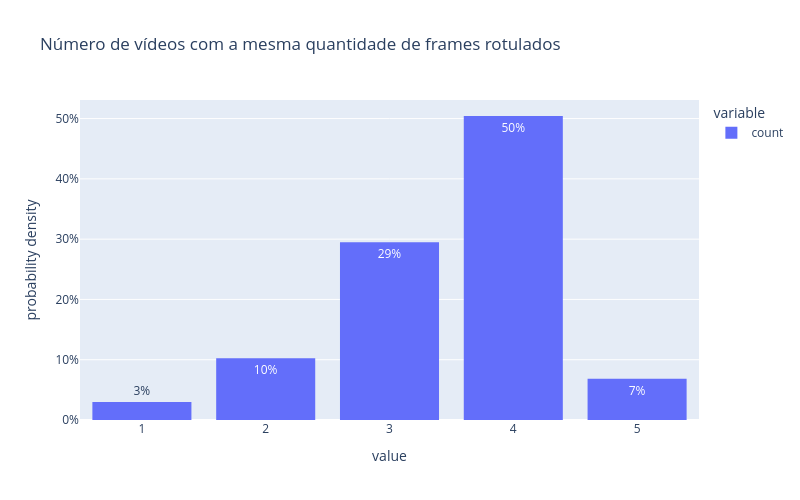

Here is the notebook cell this chart was saved with:
### Code cell
# Número de vídeos com a mesma quantidade de frames rotulados

fig = px.histogram(
    video_frame_df.video_id.value_counts(), 
    title='Número de vídeos com a mesma quantidade de frames rotulados',
    histnorm='probability density',
    text_auto=True
)


fig.update_layout(
    bargap=0.2,
    yaxis_tickformat=',.0%',
    width=800,
    height=500
)

### Figure 1 — Plotly figure (JSON) as saved in the notebook; plotly's stock layout.template omitted (floating-point values rounded to 4 significant figures; data arrays with more than 128 entries replaced by an {"elided": "..."} marker saying what was removed)
{"data": [{"alignmentgroup": "True", "bingroup": "x", "histnorm": "probability density", "hovertemplate": "variable=count<br>value=%{x}<br>probability density=%{y}<extra></extra>", "legendgroup": "count", "marker": {"color": "#636efa", "pattern": {"shape": ""}}, "name": "count", "offsetgroup": "count", "orientation": "v", "showlegend": true, "texttemplate": "%{value}", "type": "histogram", "x": {"elided": "234 int values"}, "xaxis": "x", "yaxis": "y"}], "layout": {"bargap": 0.2, "barmode": "relative", "height": 500, "legend": {"title": {"text": "variable"}, "tracegroupgap": 0}, "title": {"text": "Número de vídeos com a mesma quantidade de frames rotulados"}, "width": 800, "xaxis": {"anchor": "y", "domain": [0, 1], "title": {"text": "value"}}, "yaxis": {"anchor": "x", "domain": [0, 1], "tickformat": ",.0%", "title": {"text": "probability density"}}}}
